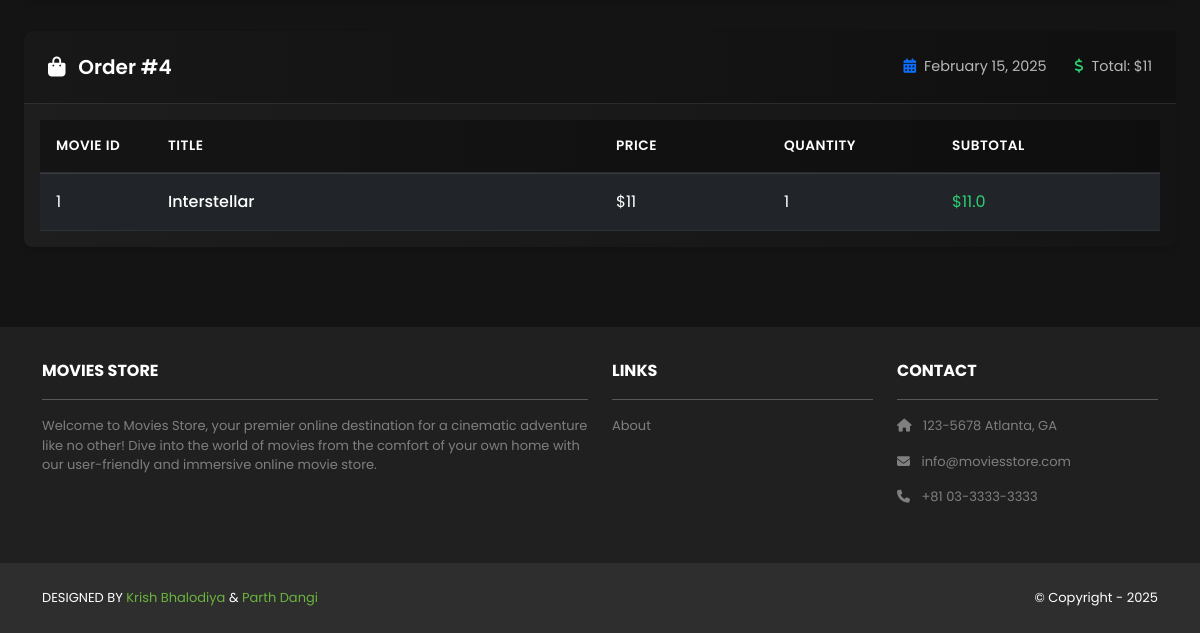
The app's page /accounts/orders/ (signed in, lower part), older data.
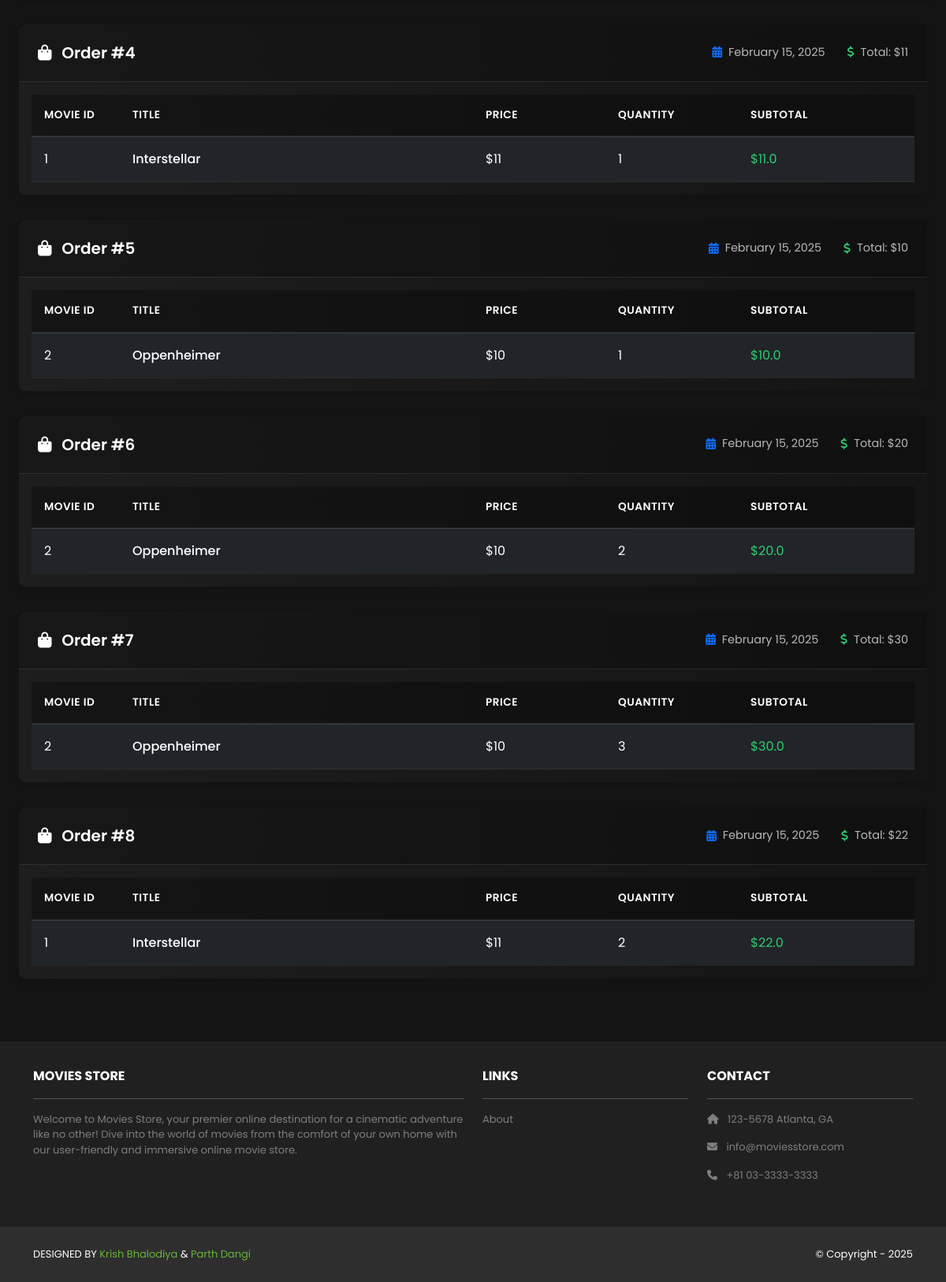
The same page, newer data.
### cart/models.py (models this page shows, shortened)
class Order(models.Model):
    id = models.AutoField(primary_key=True)
    total = models.IntegerField()
    date = models.DateTimeField(auto_now_add=True)
    user = models.ForeignKey(User, on_delete=models.CASCADE)

class Item(models.Model):
    id = models.AutoField(primary_key=True)
    price = models.IntegerField()
    quantity = models.IntegerField()
    order = models.ForeignKey(Order, on_delete=models.CASCADE)
    movie = models.ForeignKey(Movie, on_delete=models.CASCADE)

### movies/models.py (models this page shows, shortened)
class Movie(models.Model):
    id = models.AutoField(primary_key=True)
    name = models.CharField(max_length=255)
    price = models.IntegerField()
    description = models.TextField()
    image = models.ImageField(upload_to='movie_images/')

### accounts/views.py (the view)
# urls.py: path('orders/', views.orders, name='accounts.orders'),
@login_required
def orders(request):
    template_data = {}
    template_data['title'] = 'Orders'
    template_data['orders'] = request.user.order_set.all()
    return render(request, 'accounts/orders.html',
        {'template_data': template_data})

### cart/templatetags/cart_filters.py (called while the page is built)
@register.filter(name='multiply')
def multiply(value, arg):
    try:
        return float(value) * float(arg)
    except (ValueError, TypeError):
        return 0

### accounts/templates/accounts/orders.html (shortened to what this page needs)
{% extends 'base.html' %}
{% block content %}
{% load cart_filters %}
<div class="movies-container">
  <div class="container-fluid px-4 py-5">
    {% if template_data.orders %}
      {% for order in template_data.orders %}
      <div class="order-card card bg-dark text-white mb-4">
        <div class="card-header bg-transparent">
          <div class="d-flex justify-content-between align-items-center flex-wrap">
            <div class="order-header-left">
              <h5 class="mb-0 order-title">
                <i class="fas fa-shopping-bag me-2"></i>
                Order #{{ order.id }}
              </h5>
            </div>
            <div class="order-meta">
              <span class="order-date me-4">
                <i class="fas fa-calendar-alt text-primary"></i>
                {{ order.date|date:"F j, Y" }}
              </span>
              <span class="order-total">
                <i class="fas fa-dollar-sign text-success"></i>
                Total: ${{ order.total }}
              </span>
            </div>
          </div>
        </div>
        <div class="card-body">
          <div class="table-responsive">
            <table class="table table-dark table-hover align-middle">
              <thead>
                <tr>
                  <th scope="col" width="10%">Movie ID</th>
                  <th scope="col" width="40%">Title</th>
                  <th scope="col" width="15%">Price</th>
                  <th scope="col" width="15%">Quantity</th>
                  <th scope="col" width="20%">Subtotal</th>
                </tr>
              </thead>
              <tbody>
                {% for item in order.item_set.all %}
                <tr class="order-item">
                  <td>{{ item.movie.id }}</td>
                  <td>
                    <a href="{% url 'movies.show' id=item.movie.id %}" class="movie-link">
                      {{ item.movie.name }}
                    </a>
                  </td>
                  <td>${{ item.price }}</td>
                  <td>{{ item.quantity }}</td>
                  <td class="text-success">${{ item.price|multiply:item.quantity }}</td>
                </tr>
                {% endfor %}
              </tbody>
            </table>
          </div>
        </div>
      </div>
      {% endfor %}
    {% endif %}
  </div>
</div>
{% endblock content %}

Row changes from the older to the newer data that the page shows:
added Order: id "5", date "February 15, 2025", total "10"
added Item: movie.id "2", movie.name "Oppenheimer", price "10", quantity "1", price|multiply "10.0", shown under "5"
added Order: id "6", date "February 15, 2025", total "20"
added Item: movie.id "2", movie.name "Oppenheimer", price "10", quantity "2", price|multiply "20.0", shown under "6"
added Order: id "7", date "February 15, 2025", total "30"
added Item: movie.id "2", movie.name "Oppenheimer", price "10", quantity "3", price|multiply "30.0", shown under "7"
added Order: id "8", date "February 15, 2025", total "22"
added Item: movie.id "1", movie.name "Interstellar", price "11", quantity "2", price|multiply "22.0", shown under "8"
